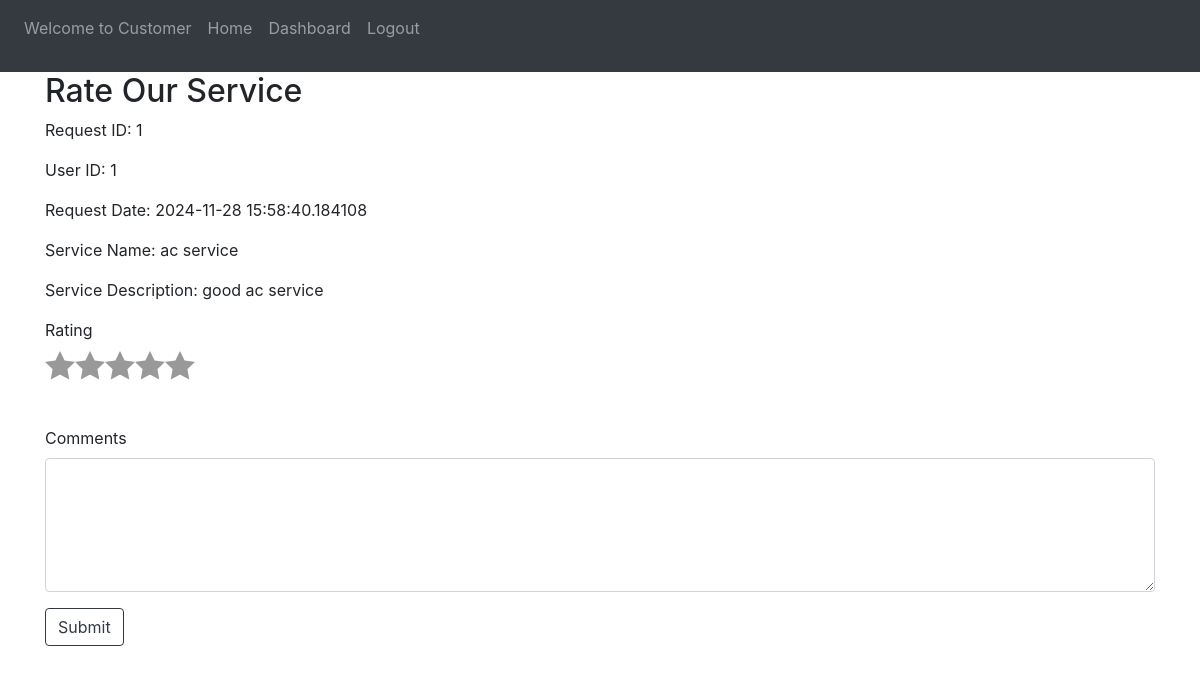
Page /customer/service_request/1 (signed in) on the committed database.
### website/models.py (models this page shows)
class Service_request(db.Model):
    __tablename__ = "service_request"
    id = db.Column(db.Integer, primary_key=True)
    service_id = db.Column(db.Integer,db.ForeignKey("service.id"))
    customer_id = db.Column(db.Integer,db.ForeignKey("customer.id"))
    date_requested=db.Column(db.DateTime(timezone=True),default=datetime.now())
    date_completed=db.Column(db.DateTime(timezone=True))
    service_status=db.Column(db.String,default="pending")
    professional_id=db.Column(db.Integer,db.ForeignKey("service_professional.id"))
    service = db.relationship('Service', back_populates='service_requests')  # Link to Service
    professional = db.relationship('Service_professional', back_populates='service_requests')  # Link to Service Professional

class Service(db.Model):
    __tablename__ = "service"
    id = db.Column(db.Integer, primary_key=True)
    name = db.Column(db.String(80), nullable=False)
    description = db.Column(db.String, nullable=False)
    base_price=db.Column(db.Integer,nullable=False)
    service_professionals = db.relationship('Service_professional', back_populates='service')  # Professionals offering this service
    service_requests = db.relationship('Service_request', back_populates='service')  # Requests for this service
    service_professionals = db.relationship('Service_professional', back_populates='service')  # Professionals offering this service
    service_requests = db.relationship('Service_request', back_populates='service')  # Requests for this service

### website/views.py (the view, shortened to what this page needs)
@views.route("customer/service_request/<int:request_id>",methods=["POST","GET"])
@role_required("customer")
def close_service(request_id):
    service_request=Service_request.query.filter_by(id=request_id).first()
    query = (
    db.session.query(
        Service_request.id.label("service_request_id"),
        Service_request.customer_id,
        Service_request.date_requested,
        Service.name.label("service_name"),
        Service.description.label("service_description"),
    )
    .join(Service, Service_request.service_id == Service.id)
    .filter(Service_request.id == request_id)  # Replace with actual ID
    )
    return render_template("review.html",service_request=query.first())

### website/views.py (called while the page is built)
def role_required(required_role):
    def decorator(func):
        @functools.wraps(func)
        @login_required
        def wrapper(*args, **kwargs):
            if session.get('user_type') != required_role:
                abort(403)
            return func(*args, **kwargs)
        return wrapper
    return decorator

### website/templates/review.html (shortened to what this page needs)
{% extends "base.html" %} {%block style%}
<link rel="stylesheet" href="{{ url_for('static', filename='review.css') }}">
{%endblock%}{% block content%}
<h2>Rate Our Service</h2>
<div class="details">
    <p><span>Request ID:</span> {{ service_request.service_request_id }}</p>
    <p><span>User ID:</span> {{ service_request.customer_id }}</p>
    <p><span>Request Date:</span> {{ service_request.date_requested }}</p>
    <p><span>Service Name:</span> {{ service_request.service_name }}</p>
    <p><span>Service Description:</span> {{ service_request.service_description }}</p>
</div>
<form action="/customer/service_request/{{service_request.service_request_id}}" method="POST">
    <div class="mb-3 mt-3">
        <label for="rating" class="form-label">Rating</label>
        <fieldset class="starability-slot">
            <label for="first-rate1" title="Terrible">1 star</label>
            <label for="first-rate2" title="Not good">2 stars</label>
            <label for="first-rate3" title="Average">3 stars</label>
            <label for="first-rate4" title="Very good">4 stars</label>
            <label for="first-rate5" title="Amazing">5 stars</label>
        </fieldset>
    </div>
    <div class="mb-3 mt-3">
        <label for="comment" class="form-label">Comments</label>
        <textarea name="review[comment]" id="comment" cols="30" rows="5" class="form-control" required></textarea>
    </div>
    <button class="btn btn-outline-dark">Submit</button>
</form>
{%endblock%}

### website/static/review.css (style rules this page uses)
.starability-slot { display: block; position: relative; width: 150px; min-height: 60px; padding: 0; border: none; }
.starability-slot > input:checked ~ label, .starability-slot > input:focus ~ label { background-position: 0 0; }
.starability-slot > label { position: relative; display: inline-block; float: left; width: 30px; height: 30px; font-size: 0.1em; color: transparent; cursor: pointer; background-repeat: no-repeat; background-position: 0 -30px; }
.starability-slot > label::before { content: ''; position: absolute; display: block; height: 30px; background-position: 0 30px; pointer-events: none; opacity: 0; }
.starability-slot > label:nth-of-type(5)::before { width: 120px; left: -120px; }
.starability-slot > label:nth-of-type(4)::before { width: 90px; left: -90px; }
.starability-slot > label:nth-of-type(3)::before { width: 60px; left: -60px; }
.starability-slot > label:nth-of-type(2)::before { width: 30px; left: -30px; }
.starability-slot > label:nth-of-type(1)::before { width: 0px; left: 0px; }
.starability-slot > input:checked ~ label, .starability-slot > input:hover ~ label, .starability-slot > input:focus ~ label { -webkit-transition: background-position .7s; transition: background-position .7s; }

### rows in the picture
Service_request: service_request_id "1"
Service: service_name "ac service", service_description "good ac service"

### other values in the picture
{{ service_request.customer_id }} "1"
{{ service_request.date_requested }} "2024-11-28 15:58:40.184108"
